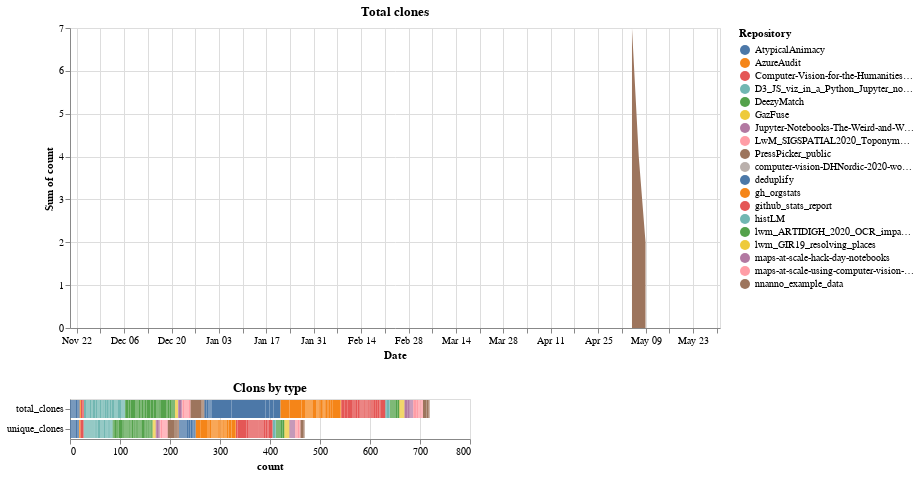

Write notebook code for a chart like this one.
### Code cell
brush = alt.selection(type="interval")
chart = (
    alt.Chart(data)
    .mark_area()
    .encode(
        x=alt.X("index:T", axis=alt.Axis(tickCount=24, title="Date")),
        y="sum(count):Q",
        color=alt.Color("variable_0:N", title="Repository"),
     
    )
    .transform_filter(alt.FieldEqualPredicate(field="variable_1", equal="total_clones"))
    .properties(width=WIDTH, title="Total clones")
    .add_selection(brush)
)

bar = (
    alt.Chart(data)
    .mark_bar()
    .encode(
        y=alt.Y("variable_1:N", title=None),
        x="count:Q",
        color=alt.Color("variable_0:N", title="Repository"),tooltip="count:Q"
    )
    .properties(title="Clons by type")
    .transform_filter(brush)
)

chart & bar

### Figure 1 — Vega-Lite specification as saved in the notebook (floating-point values rounded to 4 significant figures; data arrays with more than 128 entries replaced by an {"elided": "..."} marker saying what was removed)
{"config": {"view": {"continuousWidth": 400, "continuousHeight": 300}}, "vconcat": [{"mark": "area", "encoding": {"color": {"type": "nominal", "field": "variable_0", "title": "Repository"}, "x": {"type": "temporal", "axis": {"tickCount": 24, "title": "Date"}, "field": "index"}, "y": {"type": "quantitative", "aggregate": "sum", "field": "count"}}, "selection": {"selector002": {"type": "interval"}}, "title": "Total clones", "transform": [{"filter": {"equal": "total_clones", "field": "variable_1"}}], "width": 650}, {"mark": "bar", "encoding": {"color": {"type": "nominal", "field": "variable_0", "title": "Repository"}, "tooltip": {"type": "quantitative", "field": "count"}, "x": {"type": "quantitative", "field": "count"}, "y": {"type": "nominal", "field": "variable_1", "title": null}}, "title": "Clons by type", "transform": [{"filter": {"selection": "selector002"}}]}], "data": {"name": "data-1707a1141c58edf5cb3c0fdda7ad4a07"}, "$schema": "https://vega.github.io/schema/vega-lite/v4.8.1.json", "datasets": {"data-1707a1141c58edf5cb3c0fdda7ad4a07": {"elided": "3686 records"}}}
